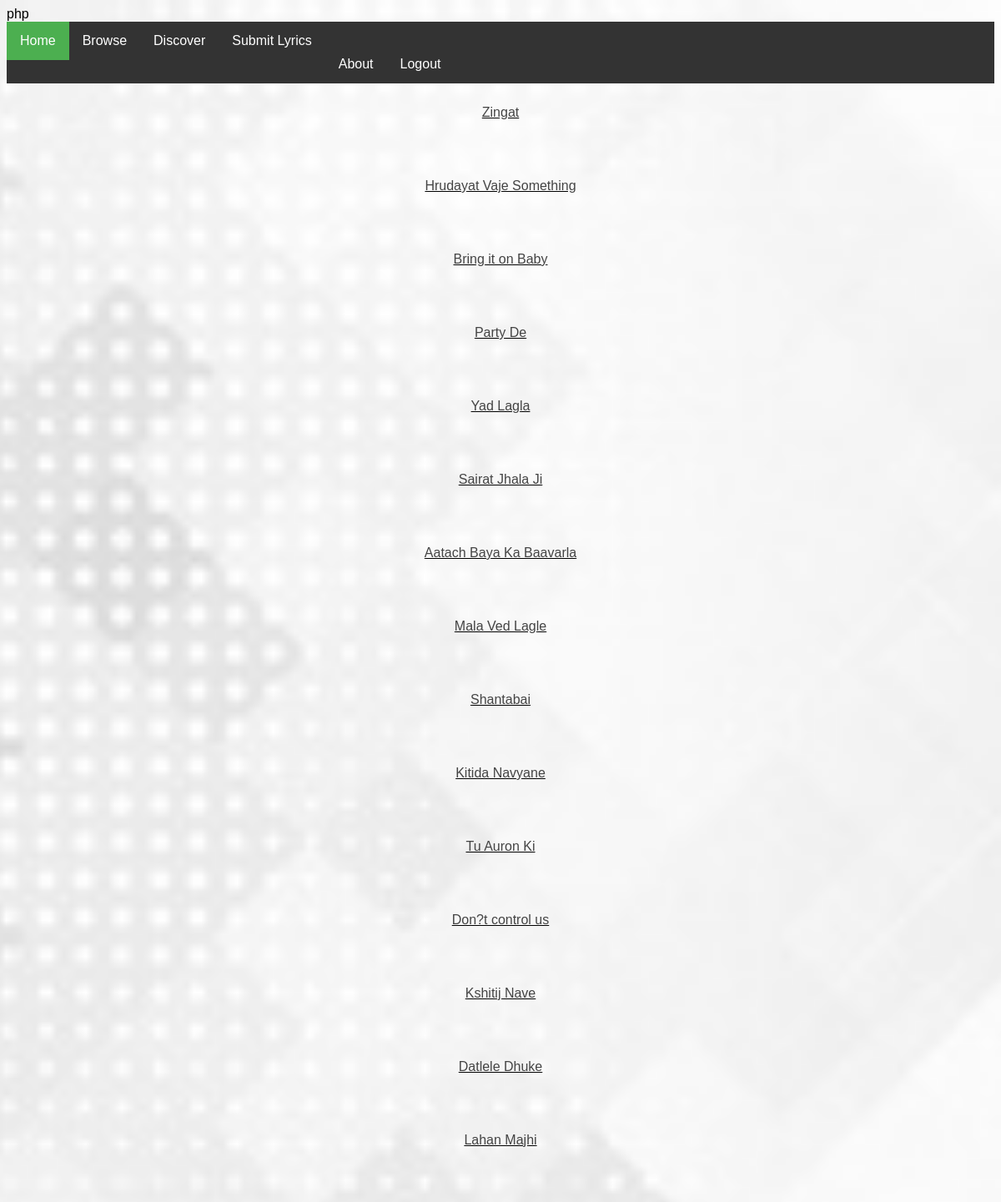
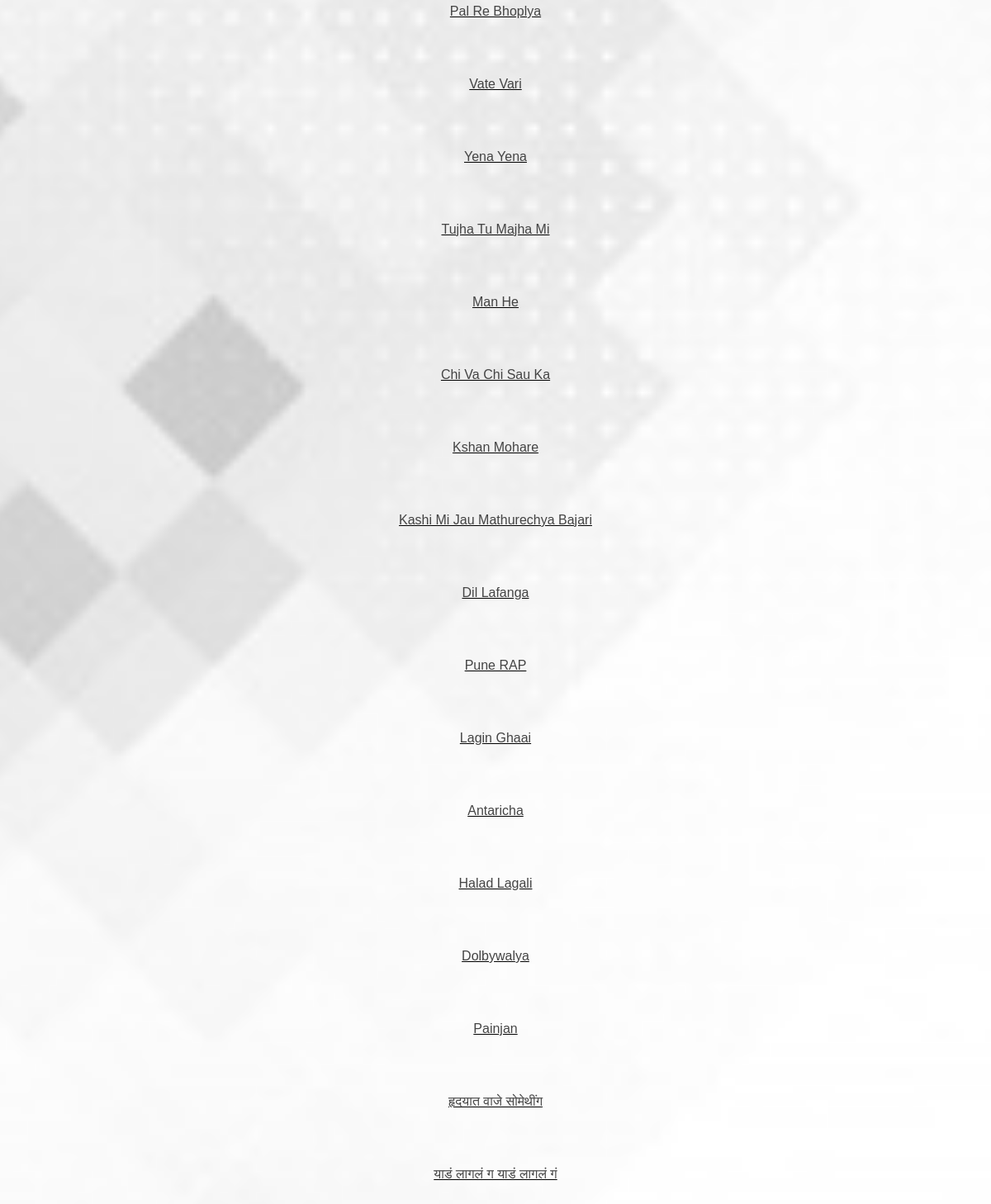
The page /Browse.php on the database its author committed (2 pictures, top to bottom).
### tables this page shows
CREATE TABLE `lyrics` (
  `id` int(11) NOT NULL,
  `Title` text NOT NULL,
  `Singer` mediumtext NOT NULL,
  `Lyrics` text NOT NULL,
  `videoLink` mediumtext
);

### Browse.php (the view, shortened to what this page needs)
<!DOCTYPE html>
<html>
  <head>
    <link rel="stylesheet" type="text/css" href="css\Browse.css"/>
  </head>
  <body>
    <header>
    <ul>
      <li><a class="active" href="home.php">Home</a></li>
      <li><a href="Browse.php">Browse</a></li>
      <li><a href="#">Discover</a></li>
      <li><a href="upload.html">Submit Lyrics</a></li>
      <li><a href="#"></a></li>
      <li><a href="#"></a></li>
      <li><a href="#"></a></li>
      <li><a href="#"></a></li>
      <li><a href="#"></a></li>
      <li><a href="#"></a></li>
      <li><a href="#"></a></li>
      <li><a href="#"></a></li>
      <li><a href="#"></a></li>
      <li><a href="#"></a></li>
      <li><a href="#"></a></li>
      <li><a href="#"></a></li>
      <li><a href="#"></a></li>
      <li><a href="#"></a></li>
      <li><a href="#"></a></li>
      <li><a href="#"></a></li>
      <li><a href="#"></a></li>
      <li><a href="#"></a></li>
      <li><a href="#"></a></li>
      <li><a href="#"></a></li>
      <li><a href="#"></a></li>
      <li><a href="#"></a></li>
      <li><a href="#"></a></li>
      <li><a href="#"></a></li>
      <li><a href="about.php">About</a></li>
      <li><a href="logout.php">Logout</a></li>
    </ul>
    </header>
  </body>
</html>
<?php
$link = mysqli_connect('localhost', 'root', '', 'first_db');
mysqli_set_charset($link, 'utf8');
$query = mysqli_query($link, "SELECT * from lyrics") or die(mysqli_error($link));
while ($show = mysqli_fetch_assoc($query)) {
  echo '<p><a href="output.php?id='.$show['id'].'">'.$show['Title'].'</a></p><br>';
}
?>

### css/Browse.css (style rules this page uses)
body { background: url(crispBackground.jpg) no-repeat center center fixed; -webkit-background-size: cover; -moz-background-size: cover; -o-background-size: cover; background-size: cover; }
ul { list-style-type: none; margin: 0; padding: 0; overflow: hidden; background-color: #333; }
li { float: left; }
li a { display: block; color: white; text-align: center; padding: 14px 16px; text-decoration: none; }
.active { background-color:#4CAF50; }
body { font-family:sans-serif; }
p { text-decoration: underline; font-family: "Arial Black", Gadget, sans-serif; text-align: center; padding: 10px; }

### rows shown on the page
lyrics: Title "Zingat"
lyrics: Title "Hrudayat Vaje Something"
lyrics: Title "Bring it on Baby"
lyrics: Title "Party De"
lyrics: Title "Yad Lagla"
lyrics: Title "Sairat Jhala Ji"
lyrics: Title "Aatach Baya Ka Baavarla"
lyrics: Title "Mala Ved Lagle"
lyrics: Title "Shantabai"
lyrics: Title "Kitida Navyane"
lyrics: Title "Tu Auron Ki"
lyrics: Title "Don?t control us"
lyrics: Title "Kshitij Nave"
lyrics: Title "Datlele Dhuke"
lyrics: Title "Lahan Majhi"
lyrics: Title "Pal Re Bhoplya"
lyrics: Title "Vate Vari"
lyrics: Title "Yena Yena"
lyrics: Title "Tujha Tu Majha Mi"
lyrics: Title "Man He"
lyrics: Title "Chi Va Chi Sau Ka"
lyrics: Title "Kshan Mohare"
lyrics: Title "Kashi Mi Jau Mathurechya Bajari"
lyrics: Title "Dil Lafanga"
lyrics: Title "Pune RAP"
lyrics: Title "Lagin Ghaai"
lyrics: Title "Antaricha"
lyrics: Title "Halad Lagali"
lyrics: Title "Dolbywalya"
lyrics: Title "Painjan"
lyrics: Title "हृदयात वाजे सोमेथींग"
lyrics: Title "याडं लागलं ग याडं लागलं गं"
